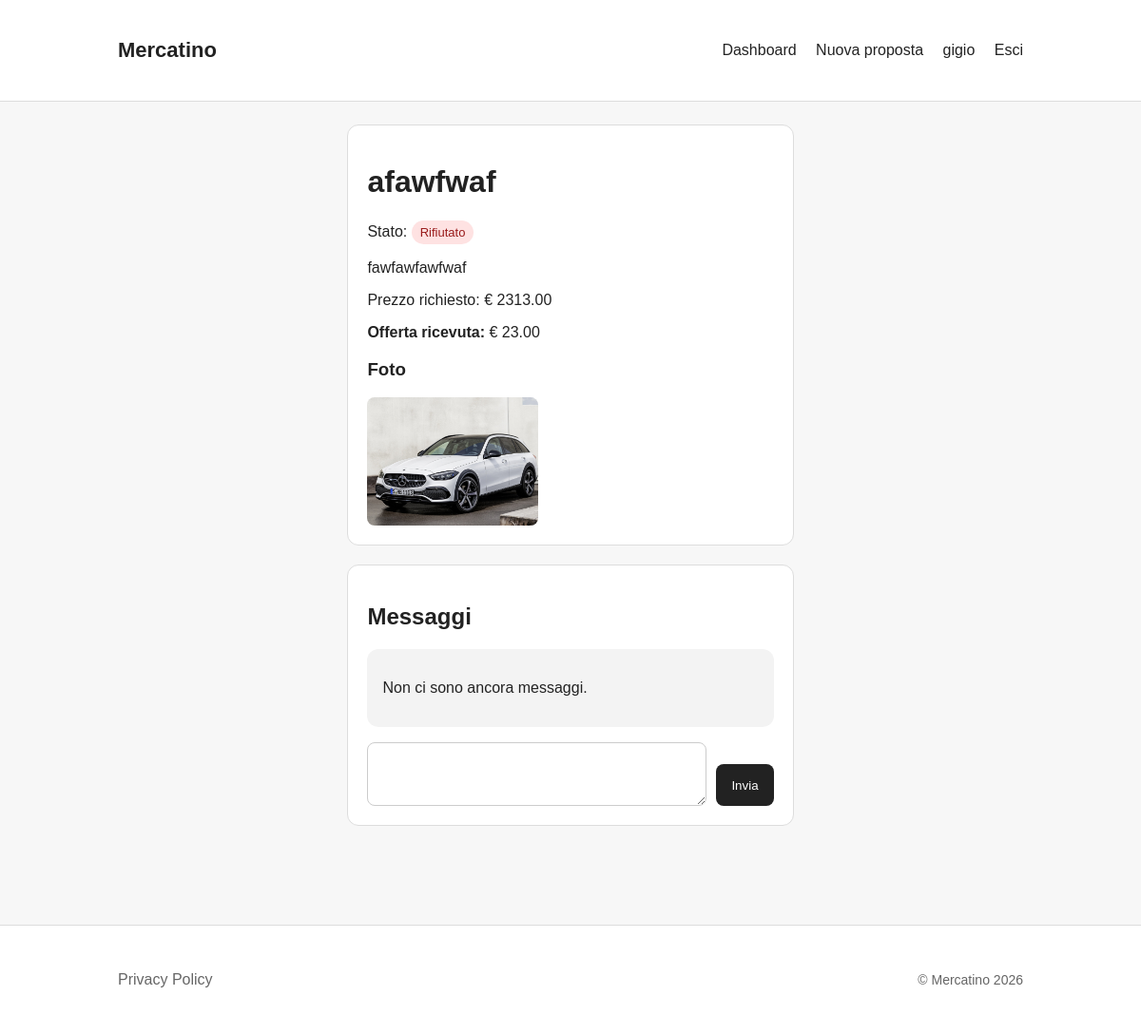
The page /proposte/17/ (signed in) on the database as committed earlier.
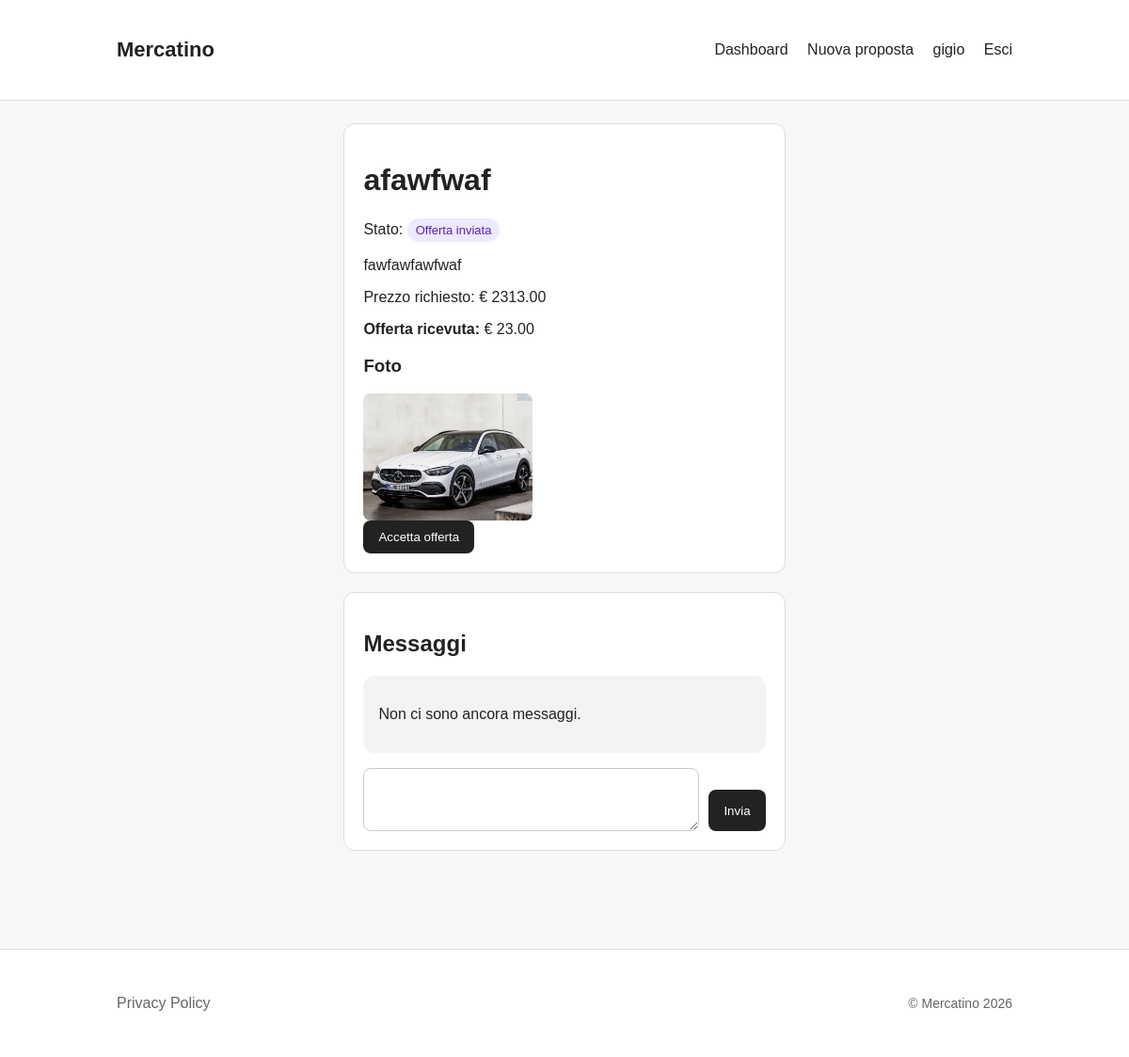
The same page on the database as committed later.
### proposals/models.py (models this page shows, shortened)
class ItemProposal(models.Model):
    class Status(models.TextChoices):
        UNDER_REVIEW = "under_review", "In valutazione"
        NEGOTIATION = "negotiation", "In trattativa"
        OFFER_SENT = "offer_sent", "Offerta inviata"
        OFFER_ACCEPTED = "offer_accepted", "Offerta accettata"
        WAITING_VINTED_LINK = "waiting_vinted_link", "In attesa link Vinted"
        VINTED_LINK_SENT = "vinted_link_sent", "Link Vinted inviato"
        COMPLETED = "completed", "Completato"
        REJECTED = "rejected", "Rifiutato"
    user = models.ForeignKey(
        settings.AUTH_USER_MODEL,
        on_delete=models.CASCADE,
        related_name="proposals",
    )
    title = models.CharField(max_length=120)
    description = models.TextField()
    requested_price = models.DecimalField(
        max_digits=8,
        decimal_places=2,
        null=True,
        blank=True,
    )
    admin_offer = models.DecimalField(
        max_digits=8,
        decimal_places=2,
        null=True,
        blank=True,
    )
    status = models.CharField(
        max_length=30,
        choices=Status.choices,
        default=Status.UNDER_REVIEW,
    )
    vinted_url = models.URLField(blank=True)
    created_at = models.DateTimeField(auto_now_add=True)
    updated_at = models.DateTimeField(auto_now=True)
    offer_seen_by_user = models.BooleanField(default=False)
    def can_user_send_vinted_link(self):
        return self.status in [
            self.Status.OFFER_ACCEPTED,
            self.Status.WAITING_VINTED_LINK,
        ]
    @property
    def status_badge_class(self):
        classes = {
            self.Status.UNDER_REVIEW: "badge-gray",
            self.Status.NEGOTIATION: "badge-blue",
            self.Status.OFFER_SENT: "badge-purple",
            self.Status.OFFER_ACCEPTED: "badge-green",
            self.Status.WAITING_VINTED_LINK: "badge-orange",
            self.Status.VINTED_LINK_SENT: "badge-orange",
            self.Status.COMPLETED: "badge-green",
            self.Status.REJECTED: "badge-red",
        }
        return classes.get(self.status, "badge-gray")
    def can_be_deleted(self):
        return(
            self.status == self.Status.UNDER_REVIEW
            and not self.messages.exists()
            and not self.admin_offer
        )

### proposals/views.py (the view)
# urls.py: path("proposte/<int:pk>/", proposal_detail_view, name="proposal_detail"),
@login_required
def proposal_detail_view(request, pk):
    proposal = get_object_or_404(ItemProposal, pk=pk, user=request.user)
    message_form = ProposalMessageForm()
    vinted_form = VintedLinkForm(instance=proposal)
    if request.method == "POST":
        action = request.POST.get("action")
        if action == "send_message":
            message_form = ProposalMessageForm(request.POST)
            if message_form.is_valid():
                message = message_form.save(commit=False)
                message.proposal = proposal
                message.sender = request.user
                message.save()
                messages.success(request, "Messaggio inviato.")
                return redirect("proposal_detail", pk=proposal.pk)
        elif action == "send_vinted_link":
            if not proposal.can_user_send_vinted_link():
                messages.error(request, "Non puoi ancora inserire il link dell'annuncio.")
                return redirect("proposal_detail", pk=proposal.pk)
            vinted_form = VintedLinkForm(request.POST, instance=proposal)
            if vinted_form.is_valid():
                proposal = vinted_form.save(commit=False)
                proposal.status = ItemProposal.Status.VINTED_LINK_SENT
                proposal.save()
                staff_emails = get_staff_emails()
                if staff_emails:
                    send_notification_email(
                        subject="Nuovo link Vinted ricevuto",
                        message=(
                            f"L'utente {proposal.user.first_name or proposal.user.username} "
                            f"ha inserito il link Vinted per la proposta "
                            f"'{proposal.title}'.\n\n"
                            f"Link: {proposal.vinted_url}"
                        ),
                        recipients=staff_emails,
                    )
                messages.success(request, "Link Vinted inviato correttamente.")
                return redirect("proposal_detail", pk=proposal.pk)
        elif action == "accept_offer":
            if proposal.status != ItemProposal.Status.OFFER_SENT:
                messages.error(request, "Non puoi accettare questa offerta.")
                return redirect("proposal_detail", pk=proposal.pk)
            if not proposal.admin_offer:
                messages.error(request, "Non c'è nessuna offerta da accettare.")
                return redirect("proposal_detail", pk=proposal.pk)
            proposal.status = ItemProposal.Status.OFFER_ACCEPTED
            proposal.save(update_fields=["status"])
            messages.success(request, "Offerta accettata. Ora puoi inserire il link dell'annuncio.")
            return redirect("proposal_detail", pk=proposal.pk)
    else:
        if proposal.status == ItemProposal.Status.OFFER_SENT and proposal.admin_offer and not proposal.offer_seen_by_user:
            proposal.offer_seen_by_user = True
            proposal.save(update_fields=["offer_seen_by_user"])
    return render(
        request,
        "proposals/proposal_detail.html",
        {
            "proposal": proposal,
            "message_form": message_form,
            "vinted_form": vinted_form,
        },
    )

### proposals/forms.py
class ProposalMessageForm(forms.ModelForm):
    class Meta:
        model = ProposalMessage
        fields = ["body"]
        labels = {
            "body": "Messaggio",
        }
        widgets = {
            "body": forms.Textarea(attrs={"rows": 3}),
        }

class VintedLinkForm(forms.ModelForm):
    class Meta:
        model = ItemProposal
        fields = ["vinted_url"]
        labels = {
            "vinted_url": "Link annuncio Vinted, Ebay, ecc.",
        }

### templates/proposals/proposal_detail.html (shortened to what this page needs)
{% extends "base.html" %}
{% block content %}
<div class="card">
    <h1>{{ proposal.title }}</h1>
    <p>
        Stato:
        <span class="badge {{ proposal.status_badge_class }}">{{ proposal.get_status_display }}</span>
    </p>
    <p>{{ proposal.description }}</p>
    {% if proposal.requested_price %}
        <p>Prezzo richiesto: € {{ proposal.requested_price }}</p>
    {% endif %}
    {% if proposal.admin_offer %}
        <p><strong>Offerta ricevuta:</strong> € {{ proposal.admin_offer }}</p>
    {% endif %}
    {% if proposal.images.all %}
        <h3>Foto</h3>
        {% with total_images=proposal.images.all|length %}
            <div class="image-preview-grid">
                {% for image in proposal.images.all %}
                    {% if forloop.counter <= 4 %}
                        <div class="image-preview-wrapper">
                            <img
                                class="image-preview clickable-image"
                                src="{{ image.image.url }}"
                                alt="{{ proposal.title }}"
                                data-full="{{ image.image.url }}"
                                data-gallery="proposal-{{ proposal.pk }}"
                                data-index="{{ forloop.counter0 }}"
                                >
                        </div>
                    {% endif %}
                {% endfor %}
            </div>
        {% endwith %}
    {% endif %}
    {% if proposal.admin_offer and proposal.status == "offer_sent" %}
        <form method="POST">
            <button class="button" type="submit">Accetta offerta</button>
        </form>
    {% endif %}
</div>
<div class="card">
    <h2>Messaggi</h2>
    <div class="chat-box">
        {% for message in proposal.messages.all %}
            {% if message.sender == request.user %}
                <div class="chat-row chat-row-own">
                    <div class="chat-bubble chat-bubble-own">
                        <div class="chat-meta">
                            Tu · {{ message.created_at|date:"d/m/Y H:i" }}
                        </div>
                        <div class="chat-text">
                            {{ message.body }}
                        </div>
                    </div>
                </div>
            {% else %}
                <div class="chat-row chat-row-other">
                    <div class="chat-bubble chat-bubble-other">
                        <div class="chat-meta">
                            {{ message.sender.username }} · {{ message.created_at|date:"d/m/Y H:i" }}
                        </div>
                        <div class="chat-text">
                            {{ message.body }}
                        </div>
                    </div>
                </div>
            {% endif %}
        {% empty %}
            <p>Non ci sono ancora messaggi.</p>
        {% endfor %}
    </div>
    <form method="post" class="chat-form">
        {{ message_form.body }}
        <button class="button" type="submit">Invia</button>
    </form>
</div>
{% endblock %}

Rows that differ between the two databases and show on the page:
changed ItemProposal "afawfwaf": status "Rifiutato" → "Offerta inviata"
Other text that changed with them:
text now shown: "Accetta offerta"
